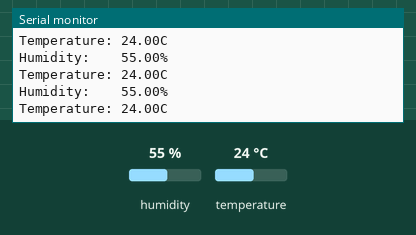
This sketch was run on a simulated ESP8266 (NodeMCU). Shown: the last lines printed to the serial monitor. The inputs (shaded band) are chosen by the test bench; at power-on: humidity 55 %, temperature 24 °C. WiFi joins after 1.5 s; servers stay silent unless stated.

Above: at 2.7 s.
2.8 s: humidity set to 22 %
At 3.86 s:
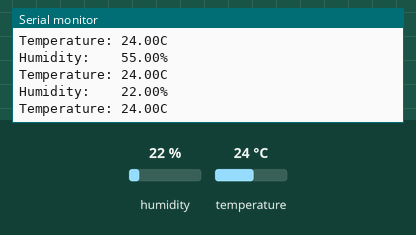
5.6 s: temperature set to 12 °C
At 5.98 s:
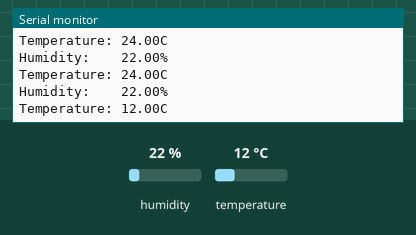
8.4 s: humidity set to 40 %
At 8.41 s:
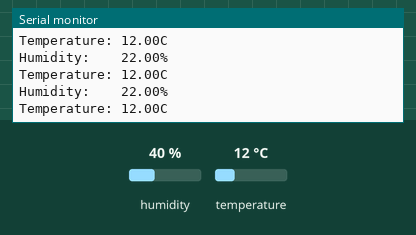
Timing chart, 0 to 11.4 s (numbered marks = the images above; inputs shaded):
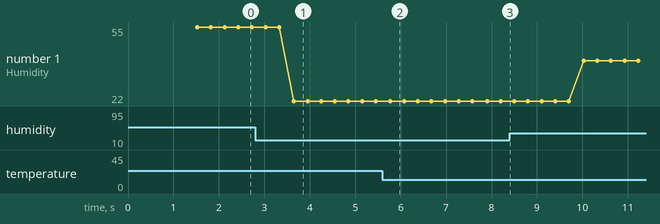

The sketch:

DHT11.ino
```cpp
//Firebase library includes
#include <FirebaseESP8266.h>
// DHT11 sensor library includes
#include <DHT.h>
#include <DHT_U.h>

//Firebase connection data
#define FIREBASE_HOST "xxxxxxx-xxxxx-xxxxxxxx-xxxx.firebaseio.com" // firebase link
#define FIREBASE_AUTH "xxxxxxxxxxxxxxxxxxxxxxxxxxxxxxxxxxxxxx" // firebase auth

//wifi connection information
#define WIFI_SSID "xxxxxxx"
#define WIFI_PASSWORD "xxxxxxxx"

//DHT11 sensor initializing ports
#define DHTTYPE DHT11
#define dht_dpin 12   // DHT data pin input (d6)
DHT dht(dht_dpin, DHTTYPE);

// Declare the Firebase Data object in the global scope
FirebaseData firebaseData;

void setup() {

  //starting the serial monitor
  // change the serial monitor bit range to 9600 if not the serial monitor won't work
  Serial.begin(9600);

  // connecting NodeMCU to the Wifi connection
  WiFi.begin(WIFI_SSID, WIFI_PASSWORD);
  Serial.print("connecting.");
  while (WiFi.status() != WL_CONNECTED) {
    Serial.print(".");
    delay(500);
  }
  Serial.println();
  Serial.print("connected: ");
  Serial.println(WiFi.localIP());

  //Start sensors
  dht.begin();

  // Firebase connection
  Firebase.begin(FIREBASE_HOST, FIREBASE_AUTH);

}

void loop () {
  float Humidity, Temperature;

  // readings
  Humidity = dht.readHumidity();
  Temperature = dht.readTemperature();

  //display sensor captured data in serial monitor
  Serial.print("Humidity:    ");  Serial.print(Humidity); Serial.println("% ");
  Serial.print("Temperature: ");  Serial.print(Temperature);  Serial.println("C ");

  //Send sensor data to firebase live database
  Firebase.setFloat(firebaseData,"/DHT11/Humidity", Humidity);
  Firebase.setFloat(firebaseData,"/DHT11/Temperature", Temperature);

}
```

Measured:
- after the input at 2.8 s, the serial monitor: prints a new line after 0.85 s (image 1)
- after the input at 5.6 s, the serial monitor: prints a new line after 0.18 s (image 2)
- plotted number 1: 55 → 22 after the input at 2.8 s, 22 → 40 after the input at 8.4 s
